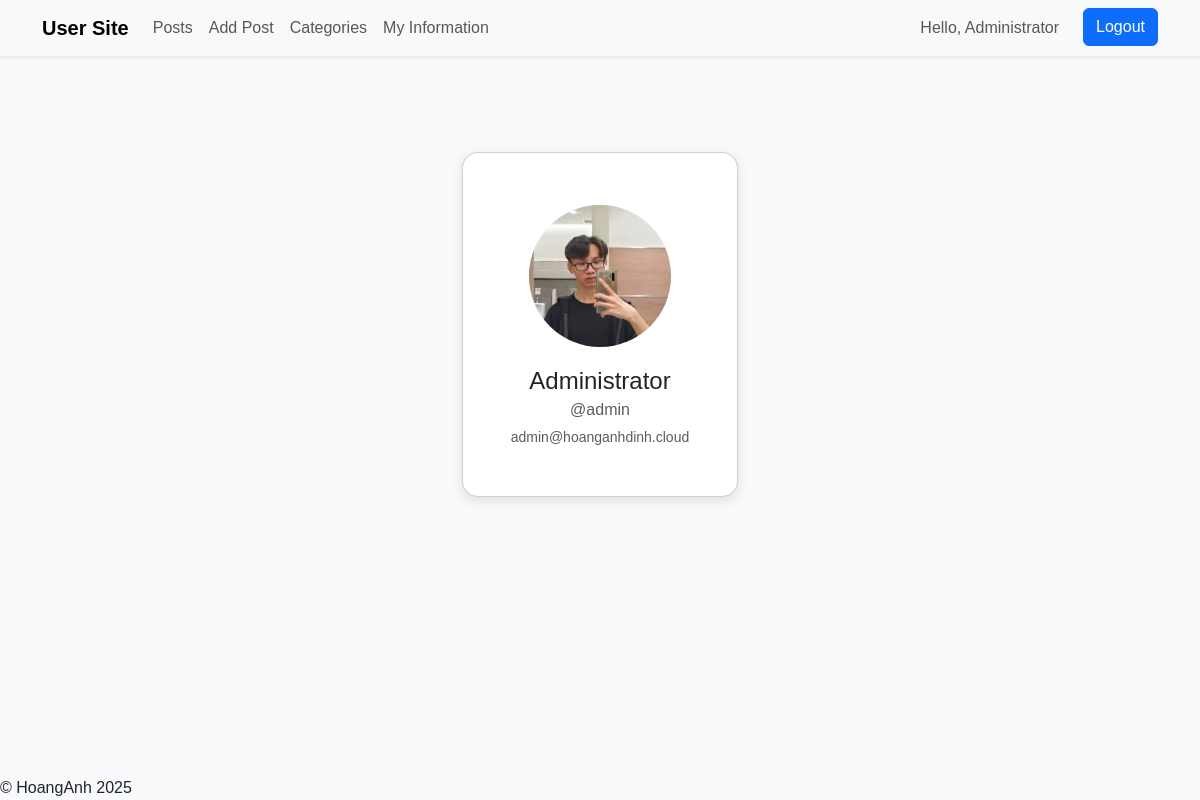
The page /users/user_information.php (signed in) on the database its author committed.
### tables this page shows
CREATE TABLE `users` (
  `id` int(11) NOT NULL,
  `fullname` varchar(255) NOT NULL,
  `username` varchar(255) NOT NULL,
  `email` varchar(255) NOT NULL,
  `password` varchar(255) NOT NULL,
  `user_image` varchar(255) DEFAULT NULL,
  `role` varchar(11) NOT NULL
);

### users/user_information.php (called while the page is built, shortened)
<?php require "login/check.php";
include '../includes/DatabaseConnection.php';
include '../includes/DatabaseFunctions.php';
try {
    $user_id = $_SESSION['UserID'];
    $user = getUser($pdo, $user_id);
    include 'templates/user_information.html.php';
} catch (Exception $e) {
    $title = 'An error has occurred';
    $output = 'Error: ' . $e->getMessage();
}
include 'templates/user_layout.html.php';
?>

### includes/DatabaseFunctions.php (called while the page is built, shortened)
<?php
function query($pdo, $sql, $parameters = []) {
    $query = $pdo->prepare($sql);
    $query->execute($parameters);
    return $query;
}
function getUser($pdo, $id){
    $parameters = [':id' => $id];
    $query = query($pdo, 'SELECT * FROM users WHERE id = :id', $parameters);
    return $query->fetch();
}
?>

### users/templates/user_information.html.php (the view, shortened to what this page needs)
<head>
    <link href="https://cdn.jsdelivr.net/npm/bootstrap@5.3.2/dist/css/bootstrap.min.css" rel="stylesheet">
</head>
<body>
<div class="container py-5 d-flex justify-content-center align-items-center">
    <div class="card profile-card text-center p-5">
        <div class="mb-3">
            <img src="../users/images/<?= htmlspecialchars($user['user_image'], ENT_QUOTES, 'UTF-8') ?>" class="profile-image" alt="User Image">
        </div>
        <h4 class="card-title"><?= htmlspecialchars($user['fullname'], ENT_QUOTES, 'UTF-8') ?></h4>
        <h6 class="card-subtitle mb-2 text-muted">@<?= htmlspecialchars($user['username'], ENT_QUOTES, 'UTF-8') ?></h6>
        <p class="card-text small text-muted"><?= htmlspecialchars($user['email'], ENT_QUOTES, 'UTF-8') ?></p>
    </div>
</div>
</body>

### users/templates/user_information.html.php (style rules this page uses)
body { background-color: #f8f9fa; font-family: Arial, sans-serif; }
.profile-card { max-width: 500px; border-radius: 16px; box-shadow: 0 4px 12px rgba(0,0,0,0.1); background: #fff; overflow: hidden; }
.profile-image { width: 150px; height: 150px; object-fit: cover; border-radius: 50%; border: 4px solid #fff; background-color: #e9ecef; }

### rows shown on the page
users: user_image (picture), fullname "Administrator", username "admin", email "admin@hoanganhdinh.cloud"

### other values the page prints
$fullname "Administrator"
